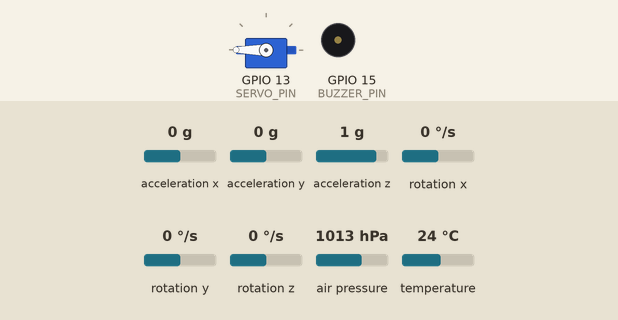
A sketch run on a simulated ESP32. On the bench: servo, buzzer (waves = sounding). Inputs (shaded band) come from the test bench; at power-on: acceleration x 0 g, air pressure 1013 hPa, acceleration y 0 g, acceleration z 1 g, rotation x 0 °/s, rotation y 0 °/s, rotation z 0 °/s, temperature 24 °C. No radio packets arrive unless stated; what the sketch prints to the serial monitor is not drawn.

Above: at 3.4 s.
3.5 s: acceleration x set to 0.8 g
5.1 s: air pressure set to 1015 hPa
At 6.6 s:
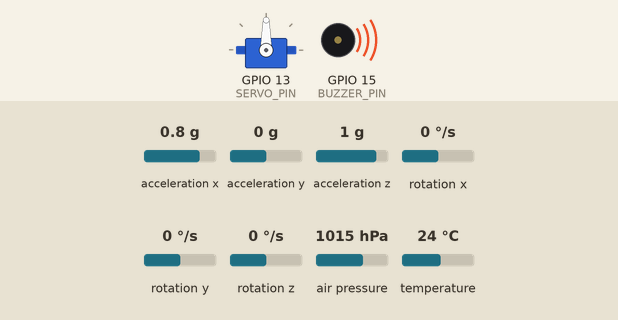
At 9.7 s:
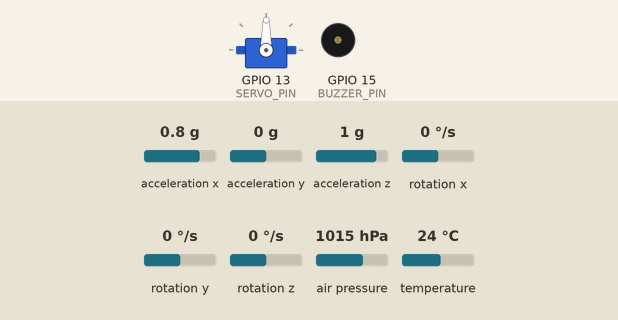
Timing chart, 0 to 11.2 s (numbered marks = the images above; inputs shaded):
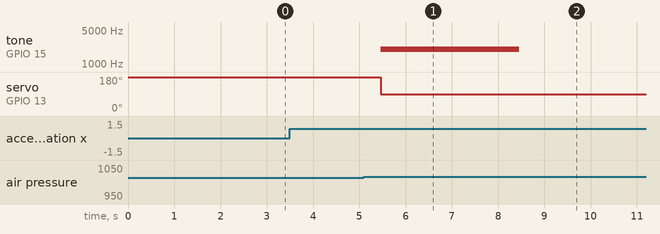

Measured:
- the behaviour switches between 1013 and 1014 hPa on air pressure (found by bisection; images 0 and 1)
- after the input at 3.5 s, every drawn part: stays the same
- after the input at 5.1 s, tone on GPIO 15 (BUZZER_PIN): silent → 2000 Hz after 0.36 s, → silent 3.0 s later; servo on GPIO 13 (SERVO_PIN): 180° → 90° after 0.36 s

The sketch:

EMISOR_apogeo_V4_Test_ModifServo_Vuelo.ino
```cpp
#include <Wire.h>
#include <SPI.h>
#include <LoRa.h>
#include <Adafruit_MPU6050.h>
#include <Adafruit_BMP280.h>
#include <Adafruit_Sensor.h>
#include <ESP32Servo.h>  // Instalar "ESP32Servo" de Kevin Harrington desde el Gestor de Librerías

// ==================== CONFIGURACIÓN GENERAL ====================

// Poner en true para probar la máquina de estados en el escritorio,
// SIN sensores ni cohete: genera un perfil de vuelo sintético
// (rampa -> impulso -> coast -> apogeo -> caída) con ruido incluido.
// Poner en false para vuelo real con hardware conectado.
#define MODO_SIMULACION false

// Pines LoRa (según EMISOR.ino)
#define SS 5
#define RST 2
#define DI0 17

// Buzzer piezoeléctrico PASIVO (necesita tone(), no sirve con digitalWrite)
#define BUZZER_PIN 15
const unsigned int BUZZER_FRECUENCIA = 2000; // Hz
const unsigned int BUZZER_DURACION_MS = 3000; // cuánto suena al detectar el apogeo

// Servomotor (ej: liberación de paracaídas). Alimentarlo aparte del 3.3V
// de la ESP32 si va a mover algo con resistencia real.
#define SERVO_PIN 13
const int ANGULO_REPOSO = 180;
const int ANGULO_APOGEO = 90;
Servo servoRecuperacion;

Adafruit_MPU6050 mpu;
Adafruit_BMP280 bmp;

// ---------- Calibración ----------
float presion_base = 1013.25;
float offset_X = 0.0, offset_Y = 0.0, offset_Z = 0.0;

// ---------- Filtrado (media móvil exponencial) ----------
// alpha bajo = más suavizado pero más lento en reaccionar; alpha alto = más
// rápido pero deja pasar más ruido. Ajustá según lo que veas en pruebas reales.
const float ALPHA_ALTITUD = 0.25;
const float ALPHA_EMPUJE  = 0.35;
float altitud_filtrada = 0.0;
float empuje_filtrado  = 0.0;
bool filtro_inicializado = false;

// ---------- Umbrales de la máquina de estados ----------
const float UMBRAL_DESPEGUE   = 3.0;   // m/s² de empuje neto sostenido para detectar despegue
const int   MUESTRAS_DESPEGUE = 3;     // muestras consecutivas por encima del umbral (debounce)

const float HISTERESIS_APOGEO = 0.5;   // metros que debe caer desde el máximo para confirmar apogeo
const int   MUESTRAS_APOGEO   = 5;     // muestras consecutivas de caída sostenida (evita falsos positivos por ruido)

const float UMBRAL_ATERRIZAJE   = 1.0; // metros, cercanía al suelo
const int   MUESTRAS_ATERRIZAJE = 25;  // ~0.5s de estabilidad a 20ms/loop, para confirmar aterrizaje

// ---------- Telemetría (throttling para no saturar el enlace LoRa) ----------
const float UMBRAL_EMPUJE_TX  = 0.60;
const float UMBRAL_ALTITUD_TX = 0.50;
const unsigned long TIMEOUT_FORZADO = 2000;
float ultimo_empuje_enviado = 0.0;
float ultima_altitud_enviada = 0.0;
unsigned long ultimo_envio_tiempo = 0;

// ---------- Diagnóstico en vivo (para depurar la detección de apogeo) ----------
// Sacá este bloque o subí el intervalo una vez que esté todo calibrado.
const unsigned long DEBUG_INTERVALO_MS = 300;
unsigned long ultimo_debug_tiempo = 0;

// ==================== MÁQUINA DE ESTADOS ====================
enum EstadoVuelo {
  EN_RAMPA,     // en la rampa, esperando despegue
  ASCENSO,      // despegue detectado, subiendo
  DESCENSO,     // apogeo detectado, cayendo
  FINALIZADO    // aterrizaje confirmado
};

EstadoVuelo estado = EN_RAMPA;

float altitud_maxima = -9999.0;
float altitud_apogeo = 0.0;
int contador_despegue = 0;
int contador_apogeo = 0;
int contador_aterrizaje = 0;

const char* nombreEstado(EstadoVuelo e) {
  switch (e) {
    case EN_RAMPA:    return "EN_RAMPA";
    case ASCENSO:     return "ASCENSO";
    case DESCENSO:    return "DESCENSO";
    case FINALIZADO:  return "FINALIZADO";
  }
  return "?";
}

// Arma el cartel de apogeo, lo imprime por Serial y lo retransmite por LoRa.
void notificarApogeo(float altura) {
  const char* linea = "**********************************************";

  String cartel = String(linea) + "\n";
  cartel += "           !!! APOGEO DETECTADO !!!\n";
  cartel += String(linea) + "\n";
  cartel += "Altura del apogeo: " + String(altura, 2) + " m\n";
  cartel += String(linea);

  Serial.println(cartel);

#if !MODO_SIMULACION
  LoRa.beginPacket();
  LoRa.print(cartel);
  LoRa.endPacket();
#endif
}

// ==================== SETUP ====================
void setup() {
  Serial.begin(115200);
  while (!Serial);
  pinMode(BUZZER_PIN, OUTPUT);

  servoRecuperacion.setPeriodHertz(50);
  servoRecuperacion.attach(SERVO_PIN, 500, 2400);
  servoRecuperacion.write(ANGULO_REPOSO);

  Serial.println("\n--- Inicializando Aviónica del Cohete + LoRa ---");

#if !MODO_SIMULACION
  // 1. LoRa
  LoRa.setPins(SS, RST, DI0);
  if (!LoRa.begin(433E6)) {
    Serial.println("¡Fallo crítico en la inicialización de LoRa!");
    while (1);
  }
  LoRa.setSignalBandwidth(125E3);
  LoRa.setSpreadingFactor(7);
  LoRa.setTxPower(17);
  Serial.println("-> Transmisor LoRa listo.");

  // 2. Sensores I2C
  if (!mpu.begin(0x68)) {
    Serial.println("¡Error MPU6050!");
    while (1);
  }
  if (!bmp.begin(0x76)) {
    Serial.println("¡Error BMP280!");
    while (1);
  }

  mpu.setAccelerometerRange(MPU6050_RANGE_16_G);
  mpu.setFilterBandwidth(MPU6050_BAND_21_HZ);

  bmp.setSampling(Adafruit_BMP280::MODE_NORMAL,
                  Adafruit_BMP280::SAMPLING_X2,
                  Adafruit_BMP280::SAMPLING_X8,   // antes X16: menos sobremuestreo, lecturas más rápidas
                  Adafruit_BMP280::FILTER_X4,     // antes X16: mucho menos retraso para un vuelo tan corto
                  Adafruit_BMP280::STANDBY_MS_1);

  // --- Calibración ---
  Serial.println("Calibrando sensores... NO MOVER LA PLACA");
  delay(1000);

  float suma_presion = 0;
  for (int i = 0; i < 20; i++) {
    suma_presion += bmp.readPressure() / 100.0F;
    delay(30);
  }
  presion_base = suma_presion / 20.0;

  sensors_event_t a, g, temp;
  float suma_X = 0, suma_Y = 0, suma_Z = 0;
  for (int i = 0; i < 20; i++) {
    mpu.getEvent(&a, &g, &temp);
    suma_X += a.acceleration.x;
    suma_Y += a.acceleration.y;
    suma_Z += a.acceleration.z;
    delay(30);
  }
  offset_X = (suma_X / 20.0) - 9.81;
  offset_Y = (suma_Y / 20.0);
  offset_Z = (suma_Z / 20.0);

  Serial.println("¡Calibración completada!");
#else
  randomSeed(analogRead(0));
  Serial.println(">>> MODO_SIMULACION activo: generando vuelo sintético, sin hardware real <<<");
#endif

  Serial.println("----------------------------------------------");
  ultimo_envio_tiempo = millis();
}

// ==================== LECTURA DE SENSORES ====================

#if MODO_SIMULACION
// Genera un perfil de vuelo falso para validar la máquina de estados en el
// escritorio, sin cohete ni sensores. Perfil: reposo -> impulso -> coast
// hasta apogeo (~24m) -> caída -> aterrizaje. Incluye ruido para simular
// las lecturas reales de un BMP280/MPU6050.
void leerSensoresSimulados(float &empuje_neto, float &altitud_relativa) {
  static unsigned long t0 = millis();
  float t = (millis() - t0) / 1000.0; // segundos desde el arranque

  float ruido_alt = random(-20, 20) / 100.0; // ±0.20 m de ruido
  float ruido_acc = random(-30, 30) / 100.0; // ±0.30 m/s² de ruido

  if (t < 1.0) {
    // en la rampa, quieto
    empuje_neto = 0.0 + ruido_acc;
    altitud_relativa = 0.0 + ruido_alt;
  } else if (t < 1.5) {
    // impulso de agua/aire
    empuje_neto = 25.0 + ruido_acc;
    altitud_relativa = (t - 1.0) * 8.0 + ruido_alt;
  } else if (t < 4.0) {
    // coast ascendente, desacelerando por gravedad
    float t_coast = t - 1.5;
    float v0 = 20.0;
    float des = 9.81;
    altitud_relativa = 4.0 + v0 * t_coast - 0.5 * des * t_coast * t_coast + ruido_alt;
    empuje_neto = -des + ruido_acc;
  } else if (t < 9.0) {
    // caída libre
    float t_caida = t - 4.0;
    float alt_en_apogeo = 24.0; // aprox, solo para esta simulación
    altitud_relativa = max(0.0f, alt_en_apogeo - 0.5f * 9.81f * t_caida * t_caida) + ruido_alt;
    empuje_neto = -9.81 + ruido_acc;
  } else {
    // aterrizado
    altitud_relativa = 0.0 + ruido_alt * 0.3;
    empuje_neto = 0.0 + ruido_acc * 0.3;
  }
}
#endif

// ==================== LOOP ====================
void loop() {
  float empuje_neto, altitud_relativa;
  float acc_y_calibrada = 0, acc_z_calibrada = 0;

#if MODO_SIMULACION
  leerSensoresSimulados(empuje_neto, altitud_relativa);
#else
  sensors_event_t a, g, temp_mpu;
  mpu.getEvent(&a, &g, &temp_mpu);

  float acc_x_calibrada = a.acceleration.x - offset_X;
  acc_y_calibrada = a.acceleration.y - offset_Y;
  acc_z_calibrada = a.acceleration.z - offset_Z;
  empuje_neto = acc_x_calibrada - 9.81; // Eje de empuje vertical (verificá orientación de montaje)

  //float presion = bmp.readPressure() / 100.0F;
  altitud_relativa = bmp.readAltitude(presion_base);
#endif

  // --- Filtrado (media móvil exponencial) para reducir ruido ---
  if (!filtro_inicializado) {
    altitud_filtrada = altitud_relativa;
    empuje_filtrado = empuje_neto;
    filtro_inicializado = true;
  } else {
    altitud_filtrada += ALPHA_ALTITUD * (altitud_relativa - altitud_filtrada);
    empuje_filtrado  += ALPHA_EMPUJE  * (empuje_neto - empuje_filtrado);
  }

  // ============ MÁQUINA DE ESTADOS (evaluada SIEMPRE, cada loop) ============
  switch (estado) {

    case EN_RAMPA: {
      if (empuje_filtrado >= UMBRAL_DESPEGUE) {
        contador_despegue++;
        if (contador_despegue >= MUESTRAS_DESPEGUE) {
          estado = ASCENSO;
          altitud_maxima = altitud_filtrada;
          contador_apogeo = 0;
          Serial.println(">>> DESPEGUE DETECTADO <<<");
        }
      } else {
        contador_despegue = 0; // se rompió la racha, reinicia el debounce
      }
      break;
    }

    case ASCENSO: {
      if (altitud_filtrada > altitud_maxima) {
        altitud_maxima = altitud_filtrada;
        contador_apogeo = 0; // seguimos subiendo, reiniciamos el contador de caída
      } else if (altitud_maxima - altitud_filtrada >= HISTERESIS_APOGEO) {
        contador_apogeo++;
        if (contador_apogeo >= MUESTRAS_APOGEO) {
          altitud_apogeo = altitud_maxima;
          estado = DESCENSO;
          contador_aterrizaje = 0;

          tone(BUZZER_PIN, BUZZER_FRECUENCIA, BUZZER_DURACION_MS); // no bloqueante
          servoRecuperacion.write(ANGULO_APOGEO);

          notificarApogeo(altitud_apogeo);
        }
      }
      break;
    }

    case DESCENSO: {
      if (altitud_filtrada <= UMBRAL_ATERRIZAJE) {
        contador_aterrizaje++;
        if (contador_aterrizaje >= MUESTRAS_ATERRIZAJE) {
          estado = FINALIZADO;
          Serial.println(">>> ATERRIZAJE CONFIRMADO <<<");
        }
      } else {
        contador_aterrizaje = 0;
      }
      break;
    }

    case FINALIZADO: {
      // Nada más que hacer: acá se podría apagar el LoRa, entrar en sleep, etc.
      break;
    }
  }

  // ============ DIAGNÓSTICO EN VIVO ============
  // Se imprime SIEMPRE, sin depender del throttling de telemetría, para ver
  // en tiempo real si el estado avanza y qué tan cerca está de disparar el
  // apogeo (útil mientras se calibra HISTERESIS_APOGEO / MUESTRAS_APOGEO).
  if (millis() - ultimo_debug_tiempo >= DEBUG_INTERVALO_MS) {
    ultimo_debug_tiempo = millis();
    Serial.print("[DEBUG] estado=");
    Serial.print(nombreEstado(estado));
    Serial.print(" | empuje_filtrado=");
    Serial.print(empuje_filtrado, 2);
    Serial.print(" | altitud_filtrada=");
    Serial.print(altitud_filtrada, 2);
    Serial.print(" | altitud_maxima=");
    Serial.print(altitud_maxima, 2);
    Serial.print(" | caida_desde_max=");
    Serial.print(altitud_maxima - altitud_filtrada, 2);
    Serial.print(" | contador_apogeo=");
    Serial.println(contador_apogeo);
  }

  // ============ TELEMETRÍA POR LoRa (throttling por cambio significativo) ============
  float delta_empuje = fabs(empuje_filtrado - ultimo_empuje_enviado);
  float delta_altitud = fabs(altitud_filtrada - ultima_altitud_enviada);
  unsigned long tiempo_actual = millis();

  bool debe_enviar = (delta_empuje >= UMBRAL_EMPUJE_TX) ||
                      (delta_altitud >= UMBRAL_ALTITUD_TX) ||
                      (tiempo_actual - ultimo_envio_tiempo >= TIMEOUT_FORZADO);

  if (debe_enviar) {
    ultimo_empuje_enviado = empuje_filtrado;
    ultima_altitud_enviada = altitud_filtrada;
    ultimo_envio_tiempo = tiempo_actual;

    String paqueteData = String(empuje_filtrado, 2) + "," +
                          String(acc_y_calibrada, 2) + "," +
                          String(acc_z_calibrada, 2) + "," +
                          String(altitud_filtrada, 2) + "," +
                          nombreEstado(estado);

    Serial.print("[");
    Serial.print(nombreEstado(estado));
    Serial.print("] Enviando: ");
    Serial.println(paqueteData);

#if !MODO_SIMULACION
    LoRa.beginPacket();
    LoRa.print(paqueteData);
    LoRa.endPacket();
#endif
  }

  delay(20);
}
```
